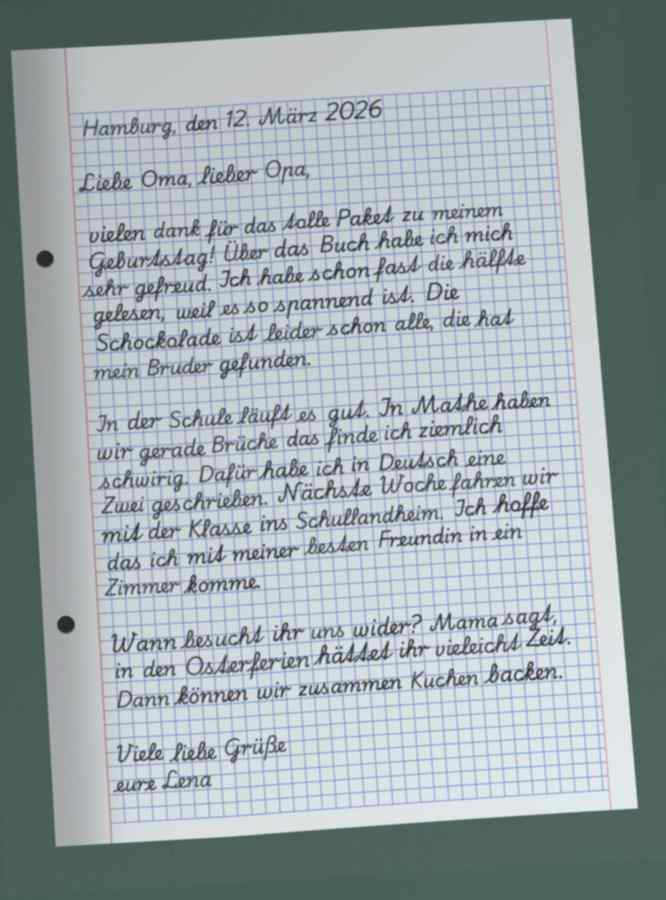
#> input picture src/layout/fixtures/heft-kariert-foto.jpg, 666 x 900 px
$ python -i render.py   (imports and definitions only)
#> lines starting #> are read from the running program, lines starting #| are printed output that depends on the picture
import argparse
import hashlib
import json
import math
import random
import re
import urllib.request
from dataclasses import dataclass, replace
from pathlib import Path
from typing import NamedTuple

from PIL import Image, ImageChops, ImageDraw, ImageFilter, ImageFont

FONTS_COMMIT = "47d54ca1ebb14fd864695f1d39dc734f39017c33"
FONTS = {
    "grundschrift": ("ofl/playwritedegrund/PlaywriteDEGrund%5Bwght%5D.ttf", 40,
                     "47cc063ac4253f46e7e63eec0909004526db4eb863dce601e8632e4a37a72c86"),
    "schulausgangsschrift": ("ofl/playwritedesas/PlaywriteDESAS%5Bwght%5D.ttf", 40,
                             "5c66767e8db56ff661215964bd3372e8d87122a7a9259486d500d791fe328065"),
    "caveat": ("ofl/caveat/Caveat%5Bwght%5D.ttf", 54,
               "0bdb6b660482d31531b3945849fba5916b3ef8695da7024a9e6b9ee3c4157988"),
    "indieflower": ("ofl/indieflower/IndieFlower-Regular.ttf", 46,
                    "ccc94b22b156e9c5dfe50fd051f01b097600b252c24473e624bb43a143140a94"),
}

PAGE = (1240, 1754)
MARGIN_LEFT, MARGIN_RIGHT, TOP = 150, 80, 170
LINE_HEIGHT = 64
PAPER = (247, 246, 240)
RULING = (186, 200, 222)
MARGIN_LINE = (225, 160, 160)
INK = (28, 40, 115)
MARKUP = re.compile(r"\{([^{}|]*)\|[^{}|]*\|[RZG]\}")
STRUCK = re.compile(r"^~~(.+)~~$")
STRIKE_STYLES = ("line", "double", "scribble", "wave")


@dataclass(frozen=True)
class Paper:
    kind: str
    pitch: int
    step: int
    left: int
    right: int
    top: int
    through_margin: bool
    drawn: bool = True


PAPERS = {
    "liniert": Paper("lined", 47, 47, 177, 59, 150, False),
    "liniert-eng": Paper("lined", 41, 41, 148, 40, 140, True),
    "kariert": Paper("grid", 30, 60, 118, 59, 150, False),
}
RULINGS = {"blau": (150, 178, 222), "grau": (176, 176, 182), "kraeftig": (110, 150, 215)}
PENS = {"blau": ((28, 40, 115), (215, 255)), "schwarz": ((24, 24, 30), (215, 255)),
        "bleistift": ((96, 96, 104), (120, 175))}
TABLES = ((92, 70, 52), (176, 150, 118), (58, 60, 66), (204, 200, 190), (70, 96, 84))
LOOKS = ("scan", "photo")
BINDINGS = ("none", "spiral", "holes")
EFFECTS = ("rotation", "keystone", "bend", "table", "spine", "light", "shadow", "blur", "noise", "binding")

HERE = Path(__file__).resolve().parent
CACHE = Path.home() / ".cache" / "rotstift" / "fonts"


# [11 lines left out: function font_file, not called in this run]


def written_text(markup: str) -> str:
    return MARKUP.sub(lambda match: match.group(1), markup)


def plain(word: str) -> str:
    match = STRUCK.match(word)
    return match.group(1) if match else word


# [73 lines left out: functions misspell, strike_words, draw_strike, layout, not called in this run]


class Rendered(NamedTuple):
    image: Image.Image
    struck: list[list[float]]
    styles: list[str]
    lines: list[dict]


# [139 lines left out: functions draw_paper, render, line_truth, rotated_box, homography, project, not called in this run]


def box_corners(box: list[float]) -> list[tuple[float, float]]:
    x, y, width, height = box
    return [(x, y), (x + width, y), (x + width, y + height), (x, y + height)]


def bounding(points: list[tuple[float, float]]) -> list[float]:
    xs, ys = [p[0] for p in points], [p[1] for p in points]
    return [round(min(xs), 1), round(min(ys), 1), round(max(xs) - min(xs), 1), round(max(ys) - min(ys), 1)]


# [128 lines left out: functions shade, bind, photograph, scan, not called in this run]


def load_paper(path: Path) -> Image.Image:
    with Image.open(path) as source:
#> source is the input picture: PIL image 666x900 RGB; mean R, G, B 156.7, 167.3, 171.4
        image = source.convert("RGB")
    scale = max(PAGE[0] / image.width, PAGE[1] / image.height)
#> scale = 1.95
    image = image.resize((round(image.width * scale), round(image.height * scale)), Image.Resampling.LANCZOS)
    left, top = (image.width - PAGE[0]) // 2, (image.height - PAGE[1]) // 2
#> left = 29; top = 0
    return image.crop((left, top, left + PAGE[0], top + PAGE[1]))
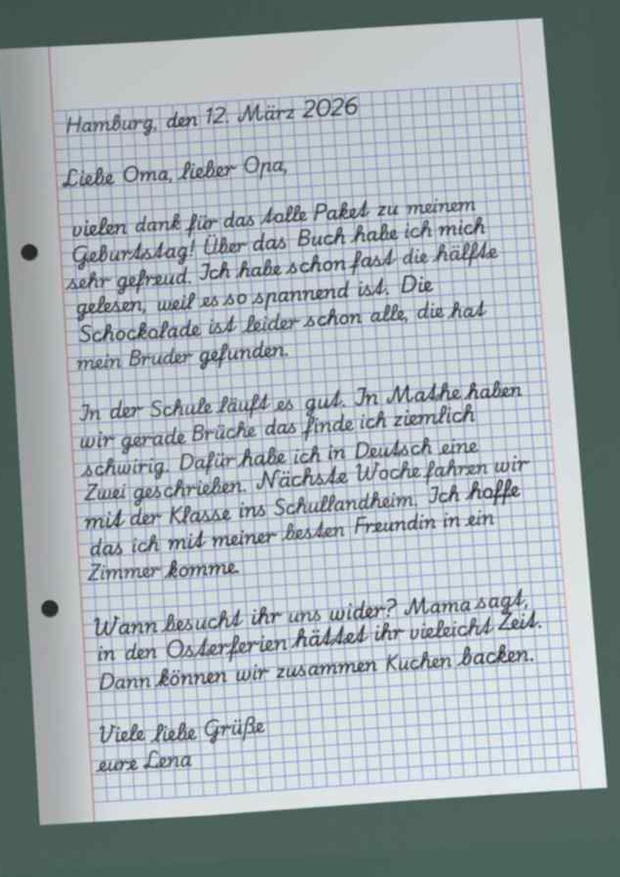
#> returned value: PIL image 1240x1754 RGB (shown at 1/2 size); mean R, G, B 160.6, 170.8, 175.4


# [109 lines left out: functions render_heft, render_class, main, not called in this run]


# [2 lines not run here, left out]

>>> result = load_paper('../../src/layout/fixtures/heft-kariert-foto.jpg')
